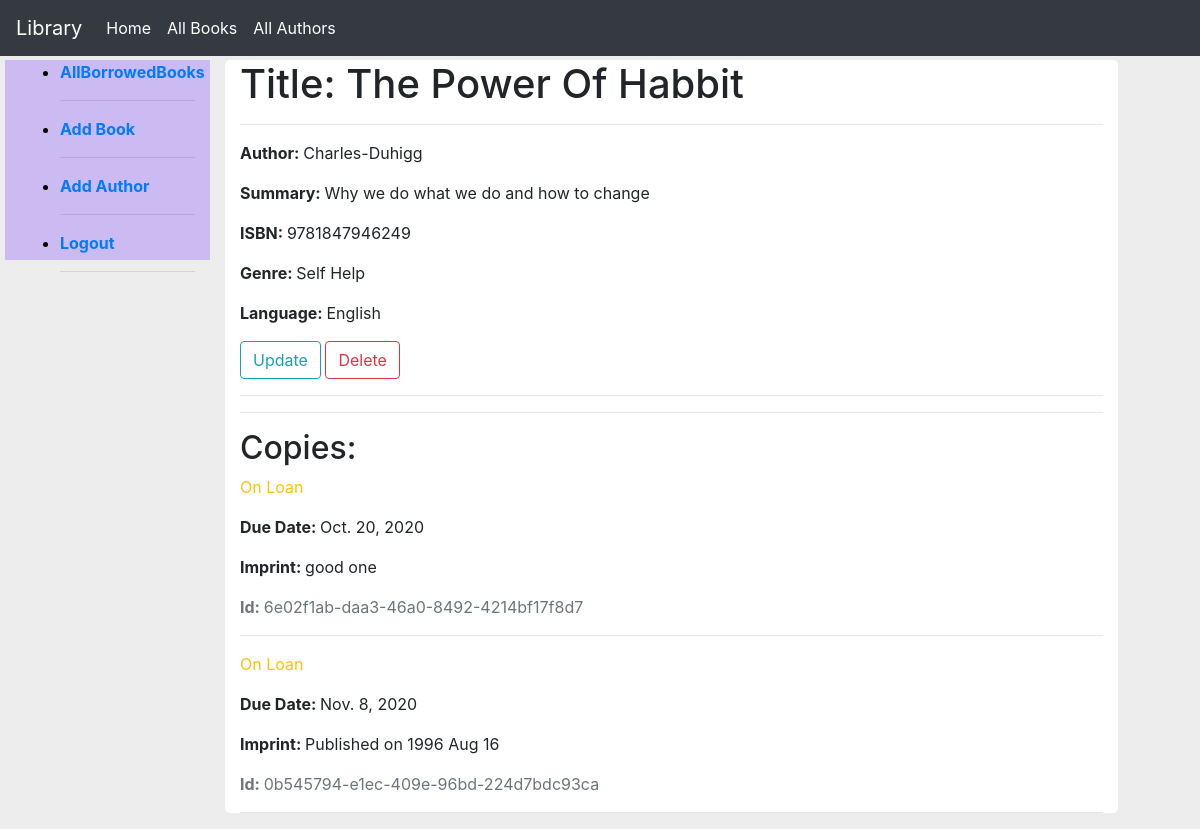
The app's page /catalog/books/1/ (signed in) with its own data.
### catalog/models.py (models this page shows, shortened)
class Book(models.Model):
    title = models.CharField(max_length=200)
    author = models.ForeignKey('Author', on_delete=models.SET_NULL, null=True)
    summary = models.TextField(max_length=1000, help_text="Enter a brief description of the book")
    isbn = models.CharField('ISBN', max_length=13,help_text="13 character unique number")
    genre = models.ManyToManyField(Genre, help_text="Select the genre of the book")
    language = models.ForeignKey('Language', on_delete=models.SET_NULL, null=True)
    def display_genre(self):
        return ", ".join(genre.name for genre in self.genre.all()[:3])
    display_genre.short_description = "Genre"

class Author(models.Model):
    first_name = models.CharField(max_length=100)
    last_name = models.CharField(max_length=100)
    date_of_birth = models.DateField(null=True, blank=True)
    date_of_death = models.DateField('Died',null=True, blank=True)
    class Meta:
        ordering = ['last_name','first_name']
    def __str__(self):
        return f"{self.first_name}-{self.last_name}"

class Genre(models.Model):
    name = models.CharField(max_length=200, help_text="Enter a book genre (eg: Science Fiction)")

class Language(models.Model):
    name = models.CharField(max_length=50, help_text="Language (eg: English, German)")
    def __str__(self):
        return self.name

class BookInstance(models.Model):
    id = models.UUIDField(primary_key=True, default=uuid.uuid4, help_text="Unique ID of the book")
    book = models.ForeignKey('Book',on_delete=models.CASCADE, null=True)
    imprint = models.CharField(max_length=200)
    due_back = models.DateField(null=True, blank=True)
    LOAN_STATUS = (('m','Maintenance'),('o','On Loan'),('a','Available'),('r', 'Received'))
    status = models.CharField(max_length=1, choices=LOAN_STATUS, blank=True,default='m', help_text="Book Availability")
    borrower = models.ForeignKey(User,on_delete=models.SET_NULL, null=True,blank=True)
    class Meta:
        ordering = ['due_back']
        permissions = (('Can_mark_retuned','Set book as returned'),)

### catalog/views.py (the view)
# urls.py: path('books/<int:pk>/', views.BookDetailView.as_view(), name="bookdetail"),
class BookDetailView(LoginRequiredMixin,DetailView):
    model = Book
    def get(sef,request,pk):
        book = Book.objects.get(id=pk)
        bookins = BookInstance.objects.filter(book=pk)
        ctx = {'book':book,'instances':bookins}
        return render(request,'catalog/detail.html',ctx)

### catalog/templates/catalog/detail.html (shortened to what this page needs)
{% extends "catalog/base.html" %}
{% block content %}
   <h1>Title: {{ book.title }}</h1>
   <hr>
   <p><strong>Author: </strong>{{ book.author }}</p>
   <p><strong>Summary: </strong>{{ book.summary }}</p>
   <p><strong>ISBN: </strong>{{ book.isbn }}</p>
   <p><strong>Genre: </strong>{{ book.display_genre }}</p>
   <p><strong>Language: </strong>{{ book.language }}</p>
   {% if user.is_staff %}
      <a href="{% url 'catalog:bookupdate' book.id %}" class="btn btn-outline-info">Update</a>
      <a href="{% url 'catalog:bookdelete' book.id %}" class="btn btn-outline-danger">Delete</a>
   {% endif %}
   <hr>
   <hr>
   <div class="">
     <h2>Copies: </h2>
     {% for copy in instances %}
       <p class="{% if copy.status == 'a' %}text-success{% elif copy.status == 'm'%}text-danger
       {% else %}text-warning{% endif %}">
         {{ copy.get_status_display }}
       </p>
       {% if copy.status != 'a '%}
           <p><strong>Due Date: </strong> {{ copy.due_back }}</p>
       {% endif %}
       <p><strong>Imprint: </strong>{{ copy.imprint }}</p>
       <p class="text-muted"><strong>Id: </strong>{{ copy.id }}</p>
       <hr>
     {% endfor %}
   </div>
{% endblock %}

### catalog/static/css/style.css (style rules this page uses)
body { background-color: #ededed; margin-top: 60px; }

### records on screen
Book: title "The Power Of Habbit", author "Charles-Duhigg", summary "Why we do what we do and how to change", isbn "9781847946249", display_genre "Self Help", language "English"
BookInstance: status "On Loan", due_back "Oct. 20, 2020", imprint "good one", id "6e02f1ab-daa3-46a0-8492-4214bf17f8d7"
BookInstance: status "On Loan", due_back "Nov. 8, 2020", imprint "Published on 1996 Aug 16", id "0b545794-e1ec-409e-96bd-224d7bdc93ca"
